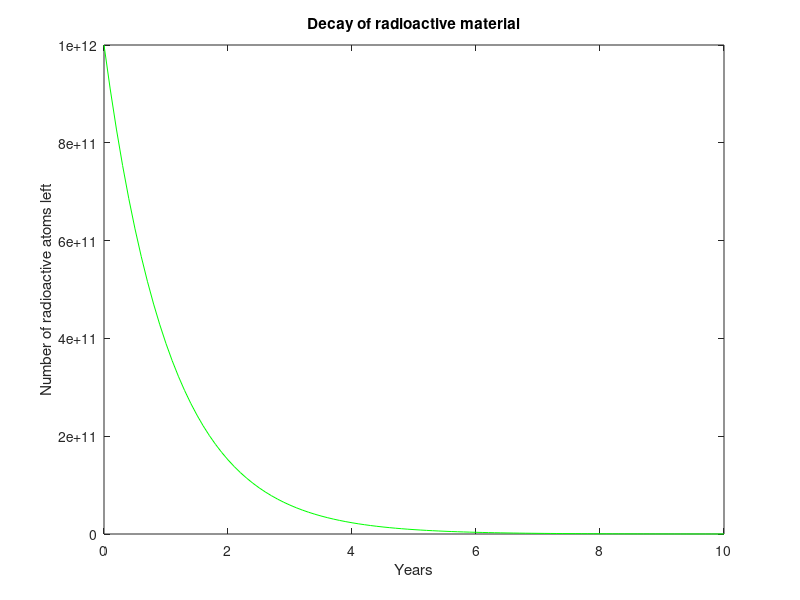

MATLAB code for this plot:
r = .9;
dt = .1;
T = 10;
N = zeros(1,1);
N(1) = 10e11;

for (i=1:T/dt)
    N(i+1) = N(i) - r*N(i)*dt;
end

disp('Uranium left after 10 years:');
disp(N(i));

t = 0:dt:T;

plot(t,N, 'g');
xlabel('Years');
ylabel('Number of radioactive atoms left');
title('Decay of radioactive material');
